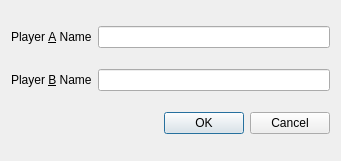
<?xml version="1.0" encoding="UTF-8"?>
<ui version="4.0">
 <class>ConfigurationDialog</class>
 <widget class="QDialog" name="ConfigurationDialog">
  <property name="geometry">
   <rect>
    <x>0</x>
    <y>0</y>
    <width>341</width>
    <height>161</height>
   </rect>
  </property>
  <property name="windowTitle">
   <string>Dialog</string>
  </property>
  <layout class="QGridLayout" name="gridLayout">
   <item row="0" column="0">
    <widget class="QLabel" name="label">
     <property name="text">
      <string>Player &amp;A Name</string>
     </property>
     <property name="buddy">
      <cstring>player1Name</cstring>
     </property>
    </widget>
   </item>
   <item row="0" column="1">
    <widget class="QLineEdit" name="player1Name"/>
   </item>
   <item row="1" column="0">
    <widget class="QLabel" name="label_2">
     <property name="text">
      <string>Player &amp;B Name</string>
     </property>
     <property name="buddy">
      <cstring>player2Name</cstring>
     </property>
    </widget>
   </item>
   <item row="1" column="1">
    <widget class="QLineEdit" name="player2Name"/>
   </item>
   <item row="2" column="0" colspan="2">
    <widget class="QDialogButtonBox" name="buttonBox">
     <property name="orientation">
      <enum>Qt::Horizontal</enum>
     </property>
     <property name="standardButtons">
      <set>QDialogButtonBox::Cancel|QDialogButtonBox::Ok</set>
     </property>
    </widget>
   </item>
  </layout>
 </widget>
 <tabstops>
  <tabstop>player1Name</tabstop>
  <tabstop>player2Name</tabstop>
 </tabstops>
 <resources/>
 <connections>
  <connection>
   <sender>buttonBox</sender>
   <signal>accepted()</signal>
   <receiver>ConfigurationDialog</receiver>
   <slot>accept()</slot>
   <hints>
    <hint type="sourcelabel">
     <x>248</x>
     <y>254</y>
    </hint>
    <hint type="destinationlabel">
     <x>157</x>
     <y>274</y>
    </hint>
   </hints>
  </connection>
  <connection>
   <sender>buttonBox</sender>
   <signal>rejected()</signal>
   <receiver>ConfigurationDialog</receiver>
   <slot>reject()</slot>
   <hints>
    <hint type="sourcelabel">
     <x>316</x>
     <y>260</y>
    </hint>
    <hint type="destinationlabel">
     <x>286</x>
     <y>274</y>
    </hint>
   </hints>
  </connection>
 </connections>
</ui>
